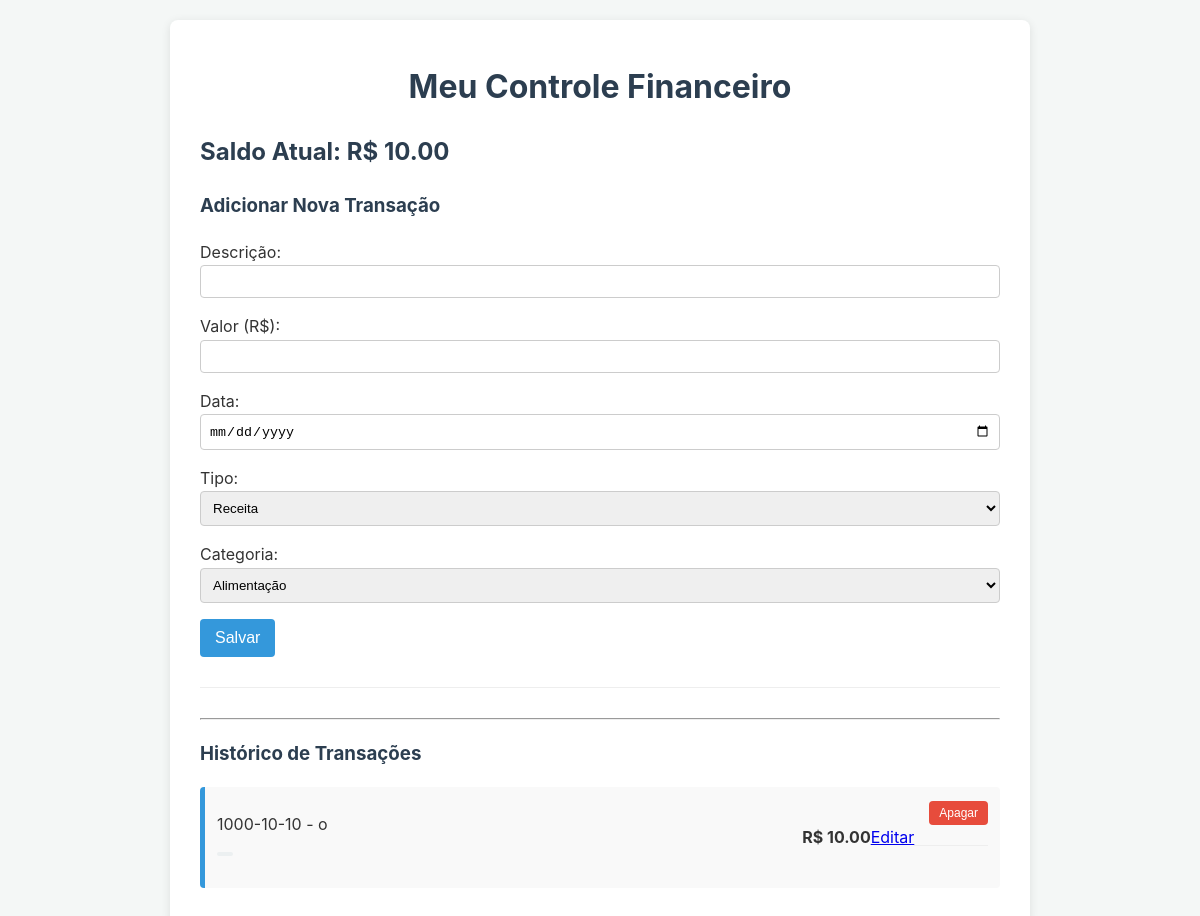
Before: / with the older database file.
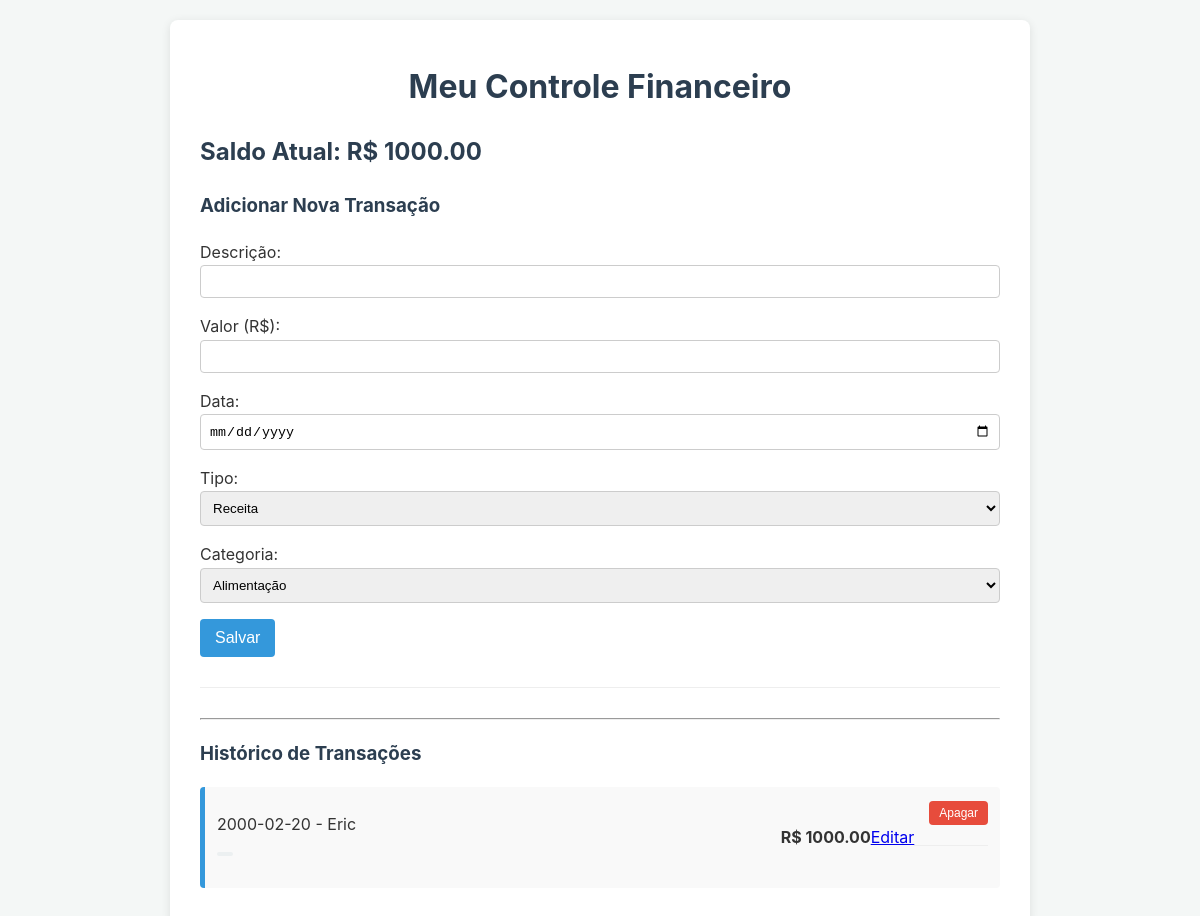
After: the same page with the newer database file.
### tables this page shows
CREATE TABLE transacoes (
        id INTEGER PRIMARY KEY AUTOINCREMENT,
        descricao TEXT NOT NULL,
        valor REAL NOT NULL,
        data TEXT NOT NULL,
        tipo TEXT NOT NULL,
        categoria_id INTEGER,
        FOREIGN KEY (categoria_id) REFERENCES categorias(id)
    );

### app.py (the view)
@app.route('/')
def index():
    conn = get_db_connection()
    transacoes = conn.execute('SELECT * FROM transacoes ORDER BY data DESC').fetchall()
    categorias = conn.execute('SELECT * FROM categorias ORDER BY nome').fetchall()
    saldo = 0
    for t in transacoes:
        if t['tipo'] == 'receita':
            saldo += t['valor']
        else:
            saldo -= t['valor']
    conn.close()
    return render_template('index.html', transacoes=transacoes, saldo=saldo, categorias=categorias)

### app.py (called while the page is built)
def get_db_connection():
    conn = sqlite3.connect('financeiro.db')
    conn.row_factory = sqlite3.Row
    return conn

### templates/index.html (shortened to what this page needs)
<!DOCTYPE html>
<html lang="pt-br">
<head>
    <link rel="stylesheet" href="{{ url_for('static', filename='style.css') }}">
</head>
<body>
    <div class="container">
        <h1>Meu Controle Financeiro</h1>
        <h2>Saldo Atual: R$ {{ "%.2f"|format(saldo) }}</h2>
        <form action="/add" method="post">
            <h3>Adicionar Nova Transação</h3>
            <p>
                Descrição: <input type="text" name="descricao" required>
            </p>
            <p>
                Valor (R$): <input type="number" name="valor" step="0.01" required>
            </p>
            <p>
                Data: <input type="date" name="data" required>
            </p>
            <p>
                Tipo:
                <select name="tipo">
                    <option value="receita">Receita</option>
                </select>
            </p>
            <p>
                Categoria:
                <select name="categoria_id">
                    {% for cat in categorias %}
                        <option value="{{ cat['id'] }}">{{ cat['nome'] }}</option>
                    {% endfor %}
                </select>
            </p>
            <p>
                <button type="submit">Salvar</button>
            </p>
        </form>
        <hr>
        <h3>Histórico de Transações</h3>
        {% if not transacoes %}
            <p>Nenhuma transação registrada ainda.</p>
        {% else %}
            <ul>
                {% for t in transacoes %}
                    <li class="{{ t['tipo'] }}">
                        <div>
                            <span>{{ t['data'] }} - {{ t['descricao'] }}</span>
                            <br>
                            <span class="category-tag">{{ t['categoria_nome'] }}</span>
                        </div>
                        <div class="transaction-actions">
                            <strong>R$ {{ "%.2f"|format(t['valor']) }}</strong>
                            <a href="{{ url_for('edit_transaction', id=t['id']) }}" class="edit-btn">Editar</a>
                            <form action="{{ url_for('delete_transaction', id=t['id']) }}" method="post" style="display: inline;">
                                <button type="submit" class="delete-btn">Apagar</button>
                            </form>
                        </div>
                    </li>
                {% endfor %}
            </ul>
        {% endif %}
    </div>
</body>
</html>

### static/style.css (style rules this page uses)
body { font-family: -apple-system, BlinkMacSystemFont, "Segoe UI", Roboto, Helvetica, Arial, sans-serif; background-color: #f4f7f6; color: #333; line-height: 1.6; margin: 0; padding: 20px; }
.container { max-width: 800px; margin: auto; background: #fff; padding: 20px 30px; border-radius: 8px; box-shadow: 0 2px 10px rgba(0, 0, 0, 0.1); }
h1, h2, h3 { color: #2c3e50; }
h1 { text-align: center; margin-bottom: 20px; }
form { margin-bottom: 30px; border-bottom: 1px solid #eee; padding-bottom: 20px; }
form p { margin-bottom: 10px; }
input[type="text"], input[type="number"], input[type="date"], select { width: 100%; padding: 8px; border: 1px solid #ccc; border-radius: 4px; box-sizing: border-box; }
button { background-color: #3498db; color: white; padding: 10px 15px; border: none; border-radius: 4px; cursor: pointer; font-size: 16px; }
ul { list-style-type: none; padding: 0; }
li { background: #f9f9f9; margin-bottom: 8px; padding: 12px; border-radius: 4px; border-left: 5px solid #3498db; display: flex; justify-content: space-between; align-items: center; }
.transaction-actions { display: flex; align-items: center; }
.delete-btn { background-color: #e74c3c; color: white; padding: 5px 10px; border: none; border-radius: 4px; cursor: pointer; font-size: 12px; margin-left: 15px; }
.category-tag { background-color: #ecf0f1; color: #7f8c8d; font-size: 12px; padding: 2px 8px; border-radius: 10px; display: inline-block; margin-top: 5px; }

Changed rows visible on the page:
changed transacoes: data "1000-10-10" → "2000-02-20"; descricao "o" → "Eric"; valor "10.00" → "1000.00"
Other visible differences:
{{ "%.2f"|format(saldo) }}: "10.00" → "1000.00"
